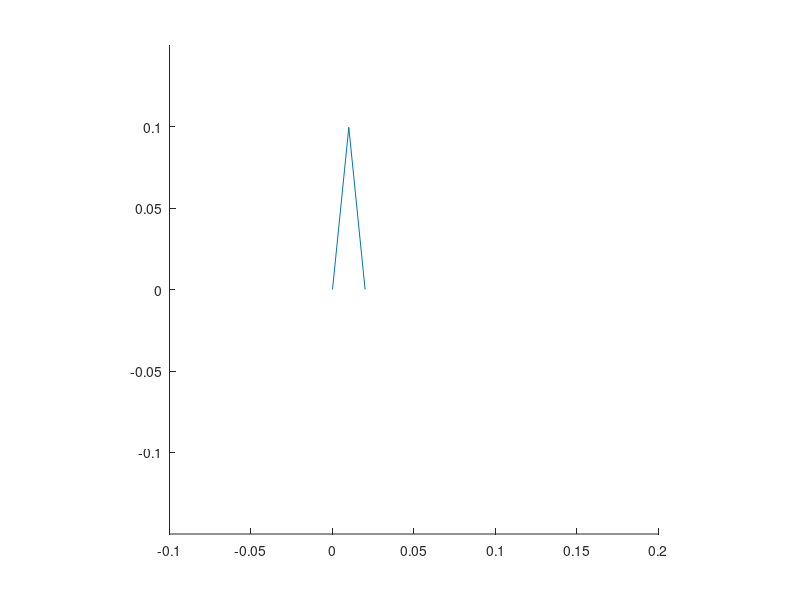

Write the MATLAB code that produced this figure. (Note: this script raises an error after producing the figure.)
clear;
clf;

function [t1, t2] = inverse_kinematics(x, y, l1, l2)
  l = sqrt(x^2+y^2);
  t1 = t2 = 0;
  if (l <= (l1+l2))
    t1 = - atan2(y,x) + acos((l1^2+l^2-l2^2)/(2*l2*l));
    t2 = pi + acos((l1^2+l2^2-l^2)/(2*l1*l2));
  endif
endfunction

l1 = 0.1;
l2 = 0.1;
ratio = 0.1;

i = 0;
for y = 0.0
  for x = 0.02:0.02:0.2
    [t1, t2] = inverse_kinematics(x, y, l1, l2);
    if (t1 != 0 || t2 != 0)
      i = i + 1;
      x1 = l1 * cos(t1);
      y1 = l1 * sin(t1);
      x2 = l1 * cos(t1 + t2) + x1;
      y2 = l1 * sin(t1 + t2) + y1;
      arm_x(i,:) = [0 x1 x2];
      arm_y(i,:) = [0 y1 y2];
      jaco = [-l1*sin(t1)-l2*sin(t1+t2) -l2*sin(t1+t2); l1*cos(t1)+l2*cos(t1+t2) l2*cos(t1+t2)];
      [U,S,V] = svd(jaco);
      mani(i,:) = [x y atan2(U(2),U(1)) S(1,1) S(2,2)];
    endif
  endfor
endfor

hold on;
axis([-0.1,0.2,-0.15,0.15],"square");
for n = 1:i
  plot(arm_x(n,:), arm_y(n,:));
  ellipse(mani(n,1), mani(n,2), mani(n,4)*ratio, mani(n,5)*ratio, mani(n,3));
end
hold off;

